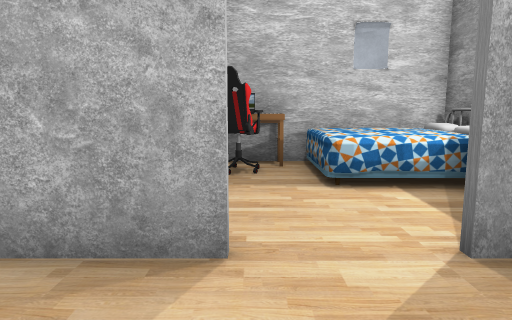
View 1 (above)

16 first-person views from a walk through a Unity game level. The camera is 1.5 m above the floor, tilts 8° down and sees 70° across. The floor is counted in squares, 1 m on a side. Each view is taken from the middle of a square. On the plan, view 1 faces up. The plan holds only what a view shows up to about 16 squares ahead; the rest is blank. The player is left out.

View 2
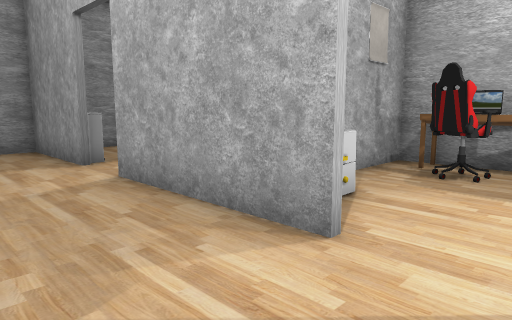

View 3
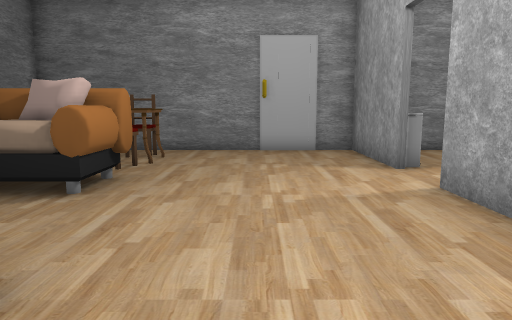

View 4
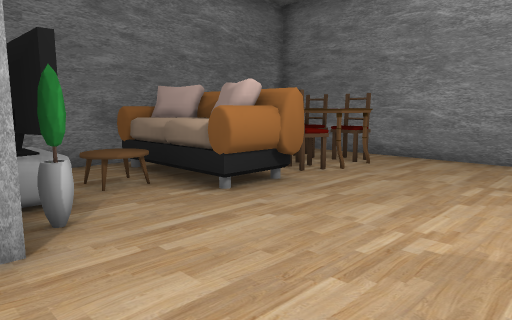

View 5
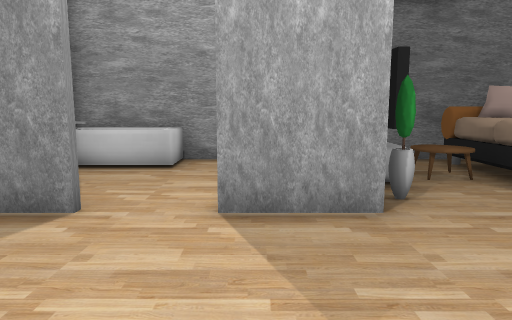

View 6
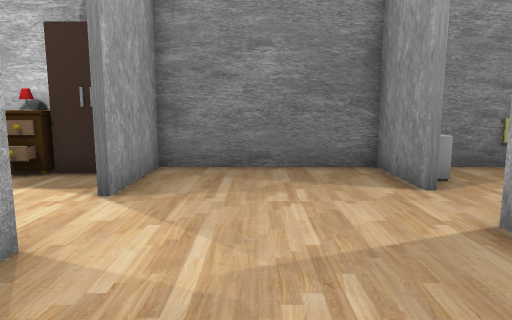

View 7
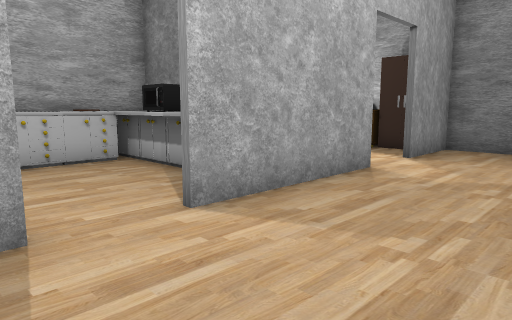

View 8
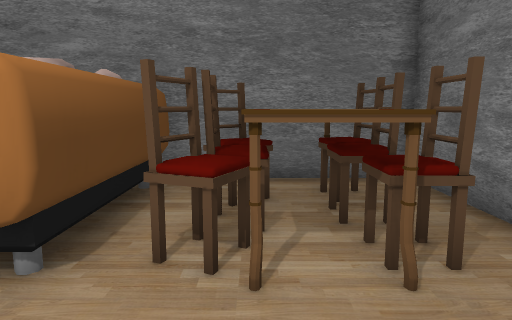

View 9
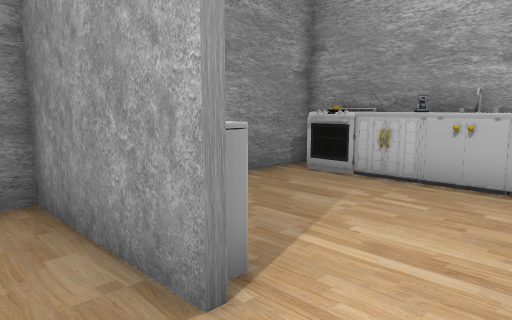

View 10
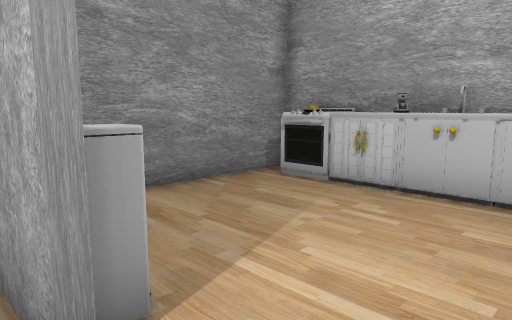

View 11
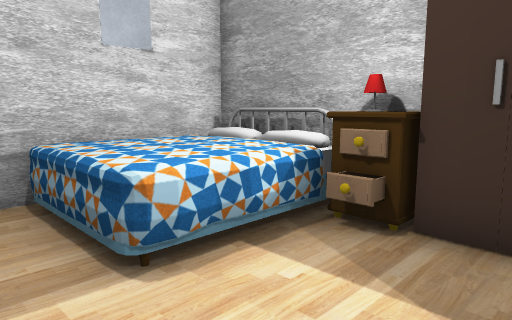

View 12
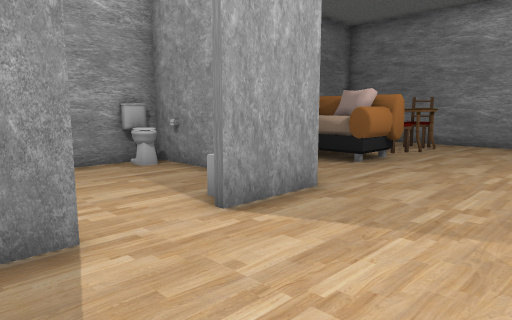

View 13
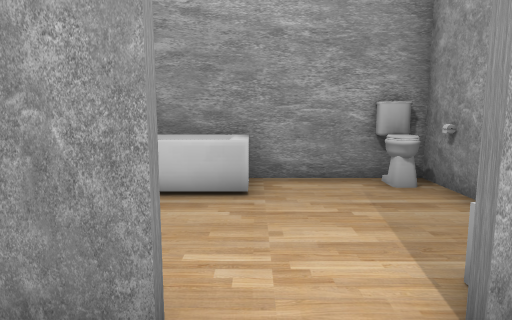

View 14
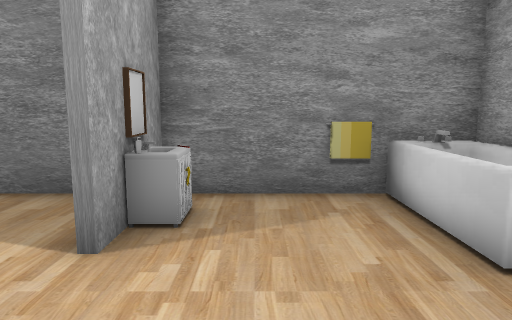

View 15
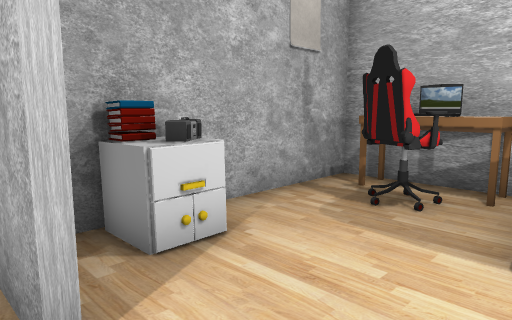

View 16
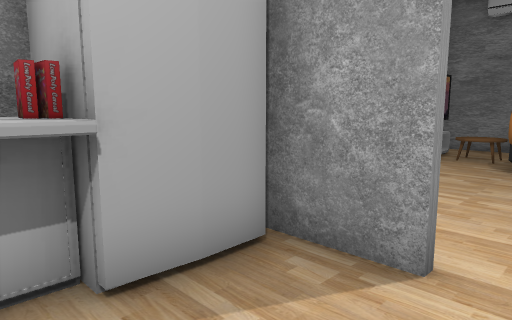

### Floor plan
Points are (right, up) in squares from view 1. A wall is a line through its corners. A room is listed if a view was taken in it or the views show most of it. See-through windows are left out.
Room 1 (views 1, 2, 3, 4, 5, 6, 7, 8, 9, 10, 11, 12, 13, 14, 15, 16)
walls: (-6, 3.7) (-3.9, 3.7); (-0.2, 3.5) (-5.9, 3.5); (-1.9, -2.1) (0.6, -2.1); (-9.4, 3.5) (-12.4, 3.5) (-12.4, -7.8) (-2.1, -7.8); (-1.6, -5) (-1.6, -5.5); (2.6, -2.1) (5.4, -2.1); (-2.8, 10.5) (-12.4, 10.5) (-12.4, 5.2); (-1.6, -7.4) (-1.6, -7.8) (5.4, -7.8) (5.4, -7.4); (5.4, -2.4) (2.6, -2.4); (5.4, -5.5) (5.4, 3.5) (2.1, 3.5); (5.5, 10.5) (-2.5, 10.5) (-2.5, 4.4)
objects: other object (-11, -6) to (-10, -6); other object (-11, -5) to (-10, -5); other object (-11, -4) to (-10, -3); other object (-11, 10); other object (-10, -7) to (-9, -7); other object (-10, -3); other object (-10, 10); other object (-9, -6) to (-8, -6); other object (-9, -5) to (-8, -4); other object (-9, -4) to (-8, -3); other object (-9, 4); other object (-9, 10); other object (-7, -7) to (-5, -3); other object (-7, 10) to (-6, 10); other object (-5, -6) to (-4, -5); other object (-5, 10); other object (-4, 5); other object (-4, 6); other object (-4, 7) to (-3, 7); other object (-4, 8); other object (-4, 9); other object (-4, 10) to (-3, 10); other object (-3, -6) to (-3, -4); other object (-3, -3); other object (-2, -7); other object (-2, -6); other object (-2, -3); other object (-2, 5); other object (-2, 6); other object (-1, -7); other object (-1, -3); other object (-1, 5); other object (-1, 8) to (0, 9); other object (-1, 10) to (0, 10); other object (2, -7) to (5, -6); other object (2, 7) to (5, 10); other object (3, -3); other object (4, -3); other object (4, 6) to (5, 7); other object (5, 5)

Where each view was taken, in squares from view 1:
view 1: 0 up, 0 right, facing up
view 2: 0 up, 2 right, facing up-left
view 3: 0 up, 1 right, facing left
view 4: 2 up, 1 left, facing down-left
view 5: 3 up, 0 right, facing down
view 6: 1 up, 4 left, facing right
view 7: 1 down, 9 left, facing up-right
view 8: 0 up, 9 left, facing down
view 9: 2 up, 6 left, facing up-left
view 10: 3 up, 6 left, facing up-left
view 11: 4 up, 0 right, facing up-right
view 12: 2 up, 4 right, facing down-left
view 13: 0 up, 2 right, facing down
view 14: 4 down, 1 left, facing right
view 15: 3 up, 2 right, facing up-left
view 16: 7 up, 7 left, facing down-right
